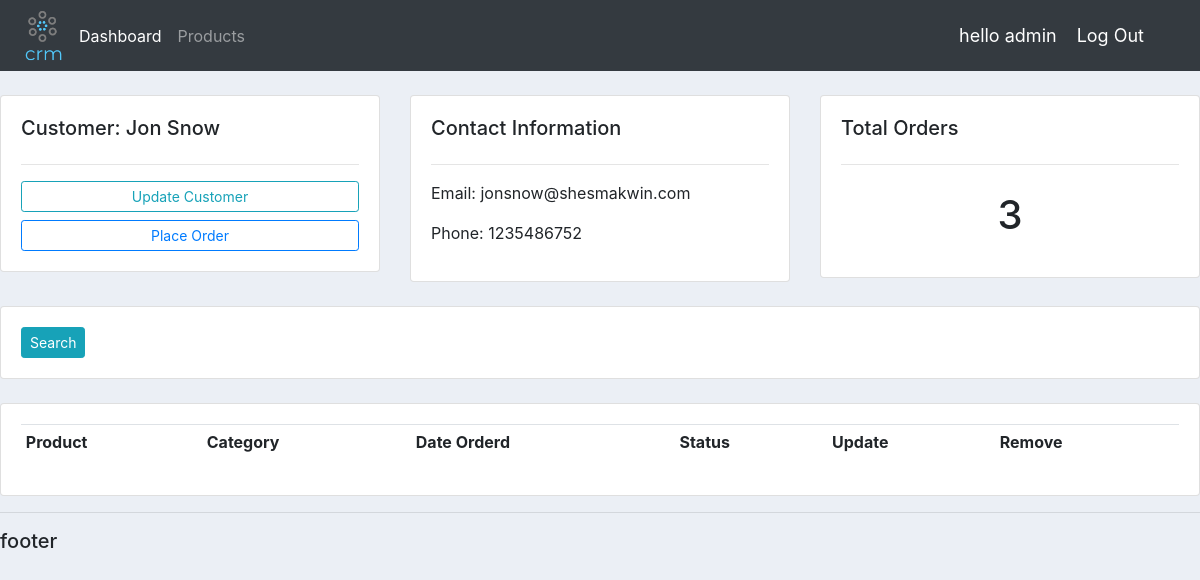
The page /customer/2/ (signed in) on the database its author committed.
### accounts/models.py (models this page shows, shortened)
class Customer(models.Model):
    name = models.CharField(max_length=200, blank=True)
    phone = models.CharField(max_length=200, blank=True)
    email = models.EmailField(max_length=200, blank=True)
    date_crated = models.DateTimeField(default=datetime.datetime.now(), blank=True)

### accounts/views.py (the view)
# urls.py: path('customer/<int:pk>/', views.customer, name='customer'),
@login_required(login_url='/login/')
@allowed_users(['admin'])
def customer(request, pk):
    customer = Customer.objects.get(id=pk)
    orders = customer.order_set.all()
    myfilter = OrderFilter(request.GET, queryset=orders)
    orders = myfilter.qs
    context = {
        'customer':customer,
        'orders':orders,
        'myfilter':myfilter,
    }
    return render(request, 'accounts/customer.html', context)

### accounts/templates/accounts/customer.html (shortened to what this page needs)
{% extends 'accounts/base.html' %}
{% block content %}
	<br>
<div class="row">
	<div class="col-md">
		<div class="card card-body">
			<h5>Customer: {{customer.name}}</h5>
			<hr>
			<a class="btn btn-sm btn-outline-info  btn-sm btn-block" href="">Update Customer</a>
			<a class="btn btn-sm btn-outline-primary  btn-sm btn-block" href="{% url 'accounts:create_order' customer.id %}">Place Order</a>
		</div>
	</div>
	<div class="col-md">
		<div class="card card-body">
			<h5>Contact Information</h5>
			<hr>
			<p>Email: {{customer.email}} </p>
			<p>Phone: {{customer.phone}}</p>
		</div>
	</div>
	<div class="col-md">
		<div class="card card-body">
			<h5>Total Orders</h5>
			<hr>
			<h1 style="text-align: center;padding: 10px"> {{customer.order_set.all.count}} </h1>
		</div>
	</div>
</div>
<br>
<div class="row">
	<div class="col">
		<div class="card card-body">
			<form method="get">
		    <button class="btn btn-sm btn-info" type="submit">Search</button>
		  </form>
		</div>
	</div>
</div>
<br>
<div class="row">
	<div class="col-md">
		<div class="card card-body">
			<table class="table table-sm">
				<tr>
					<th>Product</th>
					<th>Category</th>
					<th>Date Orderd</th>
					<th>Status</th>
					<th>Update</th>
					<th>Remove</th>
				</tr>
			</table>
		</div>
	</div>
</div>
{% endblock content %}

### accounts/templates/accounts/base.html (shortened to what this page needs)
{% load static %}
<!DOCTYPE html>
<html lang="en">
<head>
<link rel="stylesheet" href="https://stackpath.bootstrapcdn.com/bootstrap/4.5.0/css/bootstrap.min.css">
<link rel="stylesheet" href="{% static 'home-static/css/main.css' %}" >
</head>
<body>
<nav class="navbar navbar-expand-lg navbar-dark bg-dark">
  <img src= {% static 'home-static/images/crm-logo.png' %} style="width: 55px;">
  <div class="collapse navbar-collapse" id="navbarNav">
    <ul class="navbar-nav">
      {% if request.user.is_staff %}
        <li class="nav-item active">
          <a class="nav-link" href="{% url 'accounts:dashboard'  %}">Dashboard </a>
        </li>
        <li class="nav-item">
          <a class="nav-link" href="{% url 'accounts:products'  %}">Products</a>
        </li>
      {% endif %}
    </ul>
  </div>
  {% if request.user.is_authenticated %}
  <span class="span-style">hello {{request.user}} </span>
  <span class="span-style"><a href="{% url 'accounts:logout' %}">Log Out</a></span>
  {% else %}
  <span class="span-style"><a href="{% url 'accounts:login' %}">Log In</a></span>
  <span class="span-style"><a href="{% url 'accounts:signup' %}">Sign Up</a></span>
  {% endif %}
</nav>
    {% block content %}
    {% endblock content %}
    <hr>
    <h5>footer</h5>
</body>
</html>

### static/home-static/css/main.css (style rules this page uses)
body { background-color: #ebeff5; }

### accounts/templates/accounts/base.html (style rules this page uses)
.span-style , .span-style a { font-size:18px ; color: #fff; margin-right: 20px; }

### rows shown on the page
Customer: name "Jon Snow", email "jonsnow@shesmakwin.com", phone "1235486752", order_set.all.count "3"

### other values the page prints
{{ request.user }} "admin"
